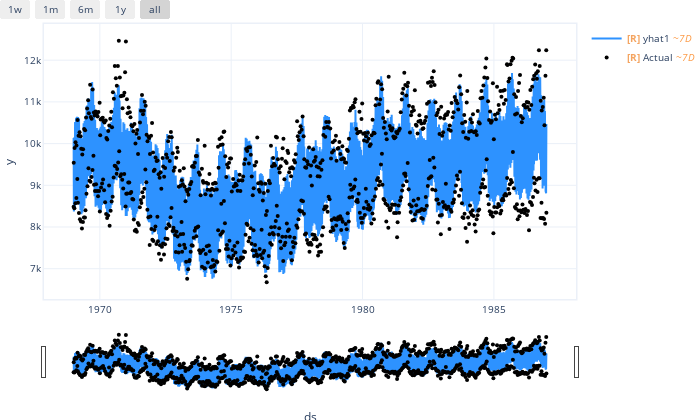

The cell this chart's notebook holds for it:
### Code cell
fig.show()

### Figure 1 — Plotly figure (JSON) as saved in the notebook; plotly's stock layout.template omitted (floating-point values rounded to 4 significant figures; data arrays with more than 128 entries replaced by an {"elided": "..."} marker saying what was removed)
{"data": [{"fill": "none", "line": {"color": "rgba(45, 146, 255, 1.0)", "width": 2}, "mode": "lines", "name": "<b style=\"color:sandybrown\">[R]</b> yhat1 <i style=\"color:#fc9944\">~7D</i>", "type": "scatter", "uid": "7692323c-2021-42fd-81d6-f7ca51f1c9b3", "x": {"elided": "1000 str values"}, "y": {"elided": "1000 float values"}}, {"marker": {"color": "black", "size": 4}, "mode": "markers", "name": "<b style=\"color:sandybrown\">[R]</b> Actual <i style=\"color:#fc9944\">~7D</i>", "type": "scatter", "uid": "2548b3cd-8f3d-4281-aa7b-c99cddac7960", "x": {"elided": "1000 str values"}, "y": {"elided": "1000 int values"}}], "layout": {"autosize": true, "font": {"size": 10}, "height": 420, "hovermode": "x unified", "margin": {"b": 0, "l": 0, "pad": 0, "r": 10, "t": 10}, "showlegend": true, "title": {"font": {"size": 12}}, "width": 700, "xaxis": {"linewidth": 1.5, "mirror": true, "rangeselector": {"buttons": [{"count": 7, "label": "1w", "step": "day", "stepmode": "backward"}, {"count": 1, "label": "1m", "step": "month", "stepmode": "backward"}, {"count": 6, "label": "6m", "step": "month", "stepmode": "backward"}, {"count": 1, "label": "1y", "step": "year", "stepmode": "backward"}, {"step": "all"}]}, "rangeslider": {"visible": true}, "showline": true, "title": {"text": "ds"}, "type": "date"}, "yaxis": {"linewidth": 1.5, "mirror": true, "showline": true, "title": {"text": "y"}}}}
